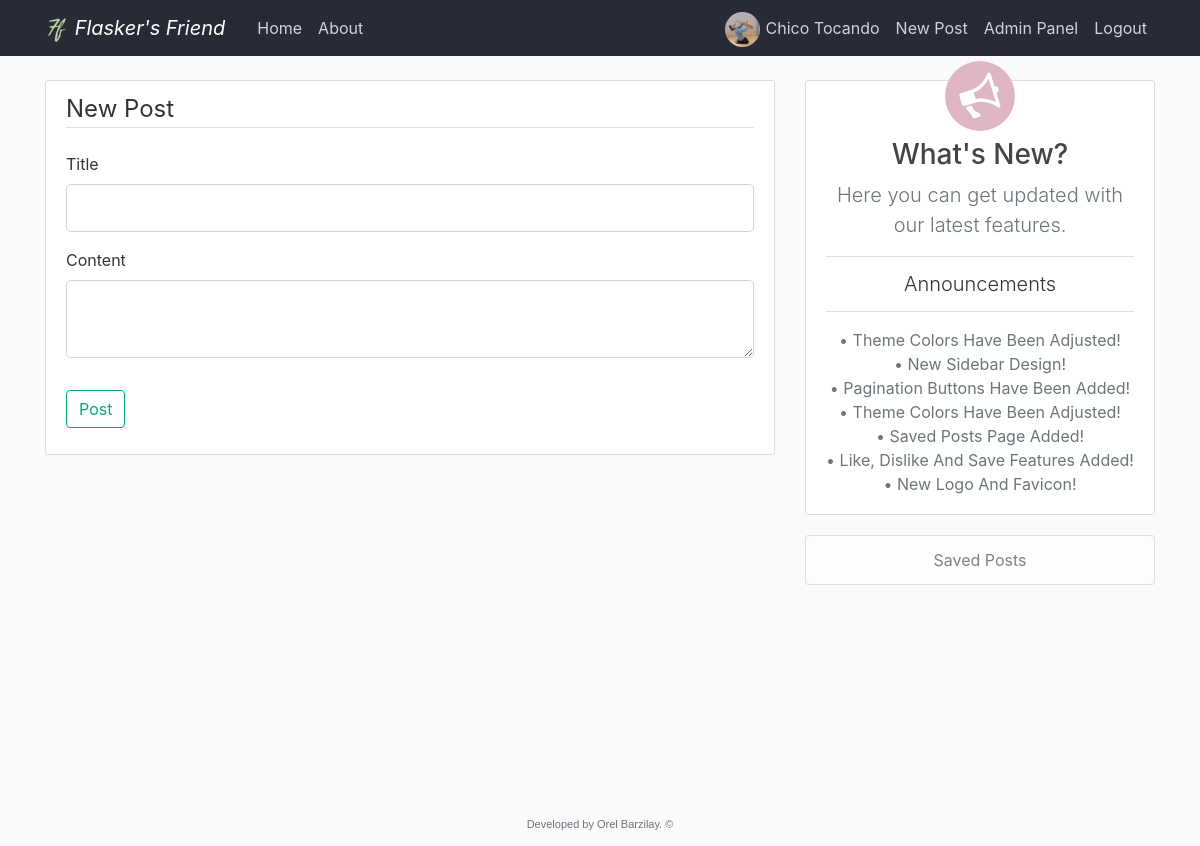
/post/new (signed in), run on the app's committed database.
### flaskblog/models.py (models this page shows, shortened)
class User(db.Model, UserMixin):
    id = db.Column(db.Integer, primary_key=True)
    username = db.Column(db.String(20), unique=True, nullable=False)
    email = db.Column(db.String(120), unique=True, nullable=False)
    image_file = db.Column(db.String(20), nullable=False, default='default.jpg')
    password = db.Column(db.String(60), nullable=False)
    admin = db.Column(db.Integer, nullable=False, default=0)  # Self Added
    posts = db.relationship('Post', backref='author', lazy=True)  # Here we refer the post class
    liked = db.relationship('PostLike', foreign_keys='PostLike.user_id', backref='user', lazy='dynamic')
    disliked = db.relationship('PostDislike', foreign_keys='PostDislike.user_id', backref='user', lazy='dynamic')
    saved = db.relationship('PostSave', foreign_keys='PostSave.user_id', backref='user', lazy='dynamic')

class Announcements(db.Model):
    id = db.Column(db.Integer, primary_key=True)
    content = db.Column(db.Text, nullable=False)
    date_posted = db.Column(db.DateTime, nullable=False, default=datetime.now, onupdate=datetime.now)

### flaskblog/posts/routes.py (the view, shortened to what this page needs)
@posts.route("/post/new", methods=['GET', 'POST'])
@login_required
def new_post():
    anns = Announcements.query.order_by(Announcements.date_posted.desc())
    form = PostForm()
    return render_template('create_post.html', title='New Post', form=form, anns=anns, legend='New Post')

### flaskblog/posts/forms.py
class PostForm(FlaskForm):
    title = StringField('Title', validators=[DataRequired()])
    content = TextAreaField('Content', validators=[DataRequired()])
    submit = SubmitField('Post')

### flaskblog/models.py (called while the page is built)
@login_manager.user_loader
def load_user(user_id):
    return User.query.get(int(user_id))

### flaskblog/templates/create_post.html (shortened to what this page needs)
{% extends "layout.html" %}
{% block content %}
    <div class="content-section cancel-margin">
        <form method="POST" action="">
            <fieldset class="form-group">
                <legend class="border-bottom mb-4">{{ legend }}</legend>
                <div class="form-group">
                    {{ form.title.label(class="form-control-label") }}
                    {% if form.title.errors %}
                        {{ form.title(class="form-control form-control-lg is-invalid") }}
                        <div class="invalid-feedback">
                            {% for errors in form.title.errors %}
                                <span>{{ error }}</span>
                            {% endfor %}
                        </div>
                    {% else %}
                        {{ form.title(class="form-control form-control-lg") }}
                    {% endif %}
                </div>
                <div class="form-group">
                    {{ form.content.label(class="form-control-label") }}
                    {% if form.content.errors %}
                        {{ form.content(class="form-control form-control-lg is-invalid") }}
                        <div class="invalid-feedback">
                            {% for errors in form.content.errors %}
                                <span>{{ error }}</span>
                            {% endfor %}
                        </div>
                    {% else %}
                        {{ form.content(class="form-control form-control-lg") }}
                    {% endif %}
                </div>
            </fieldset>
            <div class="form-group">
                {{ form.submit(class="btn btn-outline-emerald") }}
            </div>
        </form>
    </div>
{% endblock content %}

### flaskblog/templates/layout.html (shortened to what this page needs)
<!DOCTYPE html>
<html lang="en">
<head>
    <link rel="stylesheet" href="https://stackpath.bootstrapcdn.com/bootstrap/4.3.1/css/bootstrap.min.css">
    <link rel="stylesheet" type="text/css" href="{{ url_for('static', filename='main.css') }}">
    <link rel="stylesheet" href="https://cdn.jsdelivr.net/npm/bootstrap-icons@1.5.0/font/bootstrap-icons.css">
</head>
<body>
  <div class="content">
    <header class="site-header">
      <nav class="navbar navbar-expand-md navbar-dark bg-steel fixed-top">
        <div class="container">
          <a class="navbar-brand mr-4 font-italic" href="/">
            <img src="{{ url_for('static', filename='logo_24x24.png') }}" style="height: 24px;">
            Flasker's Friend
          </a>
          <div class="collapse navbar-collapse" id="navbarToggle">
            <div class="navbar-nav mr-auto">
              <a class="nav-item nav-link" href="{{ url_for('main.home') }}">Home</a>
              <a class="nav-item nav-link" href="{{ url_for('main.about') }}">About</a>
            </div>
            <div class="navbar-nav">
              {% if current_user.is_authenticated and current_user.admin == 1 %}
                <a class="nav-item nav-link" style="padding-bottom: 0; padding-top: 4px;" href="{{ url_for('users.account') }}">
                  <img class="rounded-circle navbar-account-img my-auto" src="{{ url_for('static', filename='profile_pics/' + current_user.image_file) }}">
                  {{ current_user.username }}
                </a>
                <a class="nav-item nav-link" href="{{ url_for('posts.new_post') }}">New Post</a>
                <a class="nav-item nav-link" href="{{ url_for('admin.admin_panel') }}">Admin Panel</a>
                <a class="nav-item nav-link" href="{{ url_for('users.logout') }}">Logout</a>
              {% else %}
                <a class="nav-item nav-link" href="{{ url_for('users.login') }}">Login</a>
                <a class="nav-item nav-link" href="{{ url_for('users.register') }}">Register</a>
              {% endif %}
            </div>
          </div>
        </div>
      </nav>
    </header>
    {% block main_container %}
    <main role="main" class="container">
      <div class="row main-container">
        {% endblock main_container %}
        {% block sidebox %}
        <div class="col-md-8">
        {% endblock sidebox %}
          {% block content %}{% endblock content %}
        </div>
        {% block sidebar %}
          <div class="col-md-4">
            <div class="content-section sidebar-margin">
                <span class="sidebar-circle">
                    <img class="sidebar-megaphone" src="{{ url_for('static', filename='megaphone-white.svg') }}">
                </span>
              <h3 class="text-center">What's New?</h3>
              <p class="text-muted text-center lead">Here you can get updated with our latest features.</p>
                <ul class="list-group list-group-flush">
                {% if current_user.is_authenticated and current_user.admin %}
                  <a class="list-group-item text-center lead mb-2 sidebar-announcement-button" href="{{ url_for('admin.announcements') }}" data-toggle="tooltip" data-placement="bottom" title="Click To Manage">
                    Announcements
                  </a>
                {% else %}
                  <li class="list-group-item text-center lead mb-2">
                    Announcements
                  </li>
                {% endif %}
                <p class="text-center mt-2 text-muted sidebar-p-mb">
                  {% for ann in anns %}
                      &#8226; {{ann.content}}<br>
                  {% endfor %}
                </p>
                </ul>
            </div>
            {% if current_user.is_authenticated %}
              <ul class="list-group mb-3">
                <a type="button" class="btn list-group-item list-group-item-light text-center sidebar-button" href="{{ url_for('users.saved_posts', username=current_user.username) }}">Saved Posts</a>
              </ul>
            {% endif %}
          </div>
      </div>
      {% endblock sidebar %}
    </main>
  </div>
    <footer class="footer">
      <p class="site-footer text-muted text-center">Developed by Orel Barzilay. &copy;</p>
    </footer>
</body>
</html>

### flaskblog/static/main.css (style rules this page uses)
html, body { height: 95.8%; }
.content { flex: 1 0 auto; }
body { background: #fafafa; color: #333333; margin-top: 5rem; display: flex; flex-direction: column; }
h1, h2, h3, h4, h5, h6 { color: #444444; }
.bg-steel { background-color: #282a35; }
.site-header .navbar-nav .nav-link { color: #cbd5db; }
.content-section { background: #ffffff; padding: 10px 20px; border: 1px solid #dddddd; border-radius: 3px; margin-bottom: 20px; }
.navbar-account-img { object-fit: cover; margin-right: 1px; height: 35px; width: 35px; }
.main-container { justify-content: center; }
.btn-outline-emerald { color: #04AA6D; border-color: #04AA6D; }
.sidebar-announcement-button { color: inherit; }
.sidebar-circle { display: flex; justify-content: center; align-items: center; background: #deb6c5; color: #deb6c5; border-radius: 50%; padding: 10px; height: 70px; width: 70px; top: -30px; position: relative; margin-left: auto; margin-right: auto; margin-bottom: -23px; left: 0; right: 0; }
.sidebar-megaphone { height: 40px; transform: rotate(343deg); }
.sidebar-p-mb { margin-bottom: 8px; }
.footer { flex-shrink: 0; }
.site-footer { font: normal 11px arial,Calibri,Verdana,Geneva,sans-serif; }

### data on the page
User: image_file (picture), username "Chico Tocando"
Announcements: content "Theme Colors Have Been Adjusted!"
Announcements: content "New Sidebar Design!"
Announcements: content "Pagination Buttons Have Been Added!"
Announcements: content "Theme Colors Have Been Adjusted!"
Announcements: content "Saved Posts Page Added!"
Announcements: content "Like, Dislike And Save Features Added!"
Announcements: content "New Logo And Favicon!"

### other printed values
{{ legend }} "New Post"
